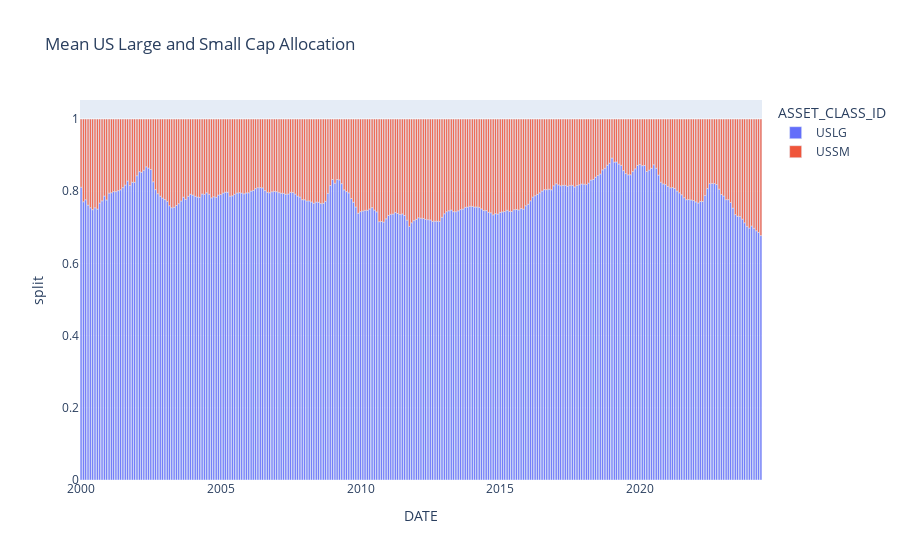

Here is the notebook cell this chart was saved with:
### Code cell
ndb = us.filter(pl.col("STRATEGY_ID").is_in(["NDB"]))
to_plot = ndb.to_pandas()
fig = px.bar(to_plot, x='DATE', y='split', color='ASSET_CLASS_ID', title="Mean US Large and Small Cap Allocation")
fig

### Figure 1 — Plotly figure (JSON) as saved in the notebook; plotly's stock layout.template omitted (floating-point values rounded to 4 significant figures; data arrays with more than 128 entries replaced by an {"elided": "..."} marker saying what was removed)
{"data": [{"alignmentgroup": "True", "hovertemplate": "ASSET_CLASS_ID=USLG<br>DATE=%{x}<br>split=%{y}<extra></extra>", "legendgroup": "USLG", "marker": {"color": "#636efa", "pattern": {"shape": ""}}, "name": "USLG", "offsetgroup": "USLG", "orientation": "v", "showlegend": true, "textposition": "auto", "type": "bar", "x": {"elided": "293 str values"}, "xaxis": "x", "y": {"elided": "293 float values"}, "yaxis": "y"}, {"alignmentgroup": "True", "hovertemplate": "ASSET_CLASS_ID=USSM<br>DATE=%{x}<br>split=%{y}<extra></extra>", "legendgroup": "USSM", "marker": {"color": "#EF553B", "pattern": {"shape": ""}}, "name": "USSM", "offsetgroup": "USSM", "orientation": "v", "showlegend": true, "textposition": "auto", "type": "bar", "x": {"elided": "293 str values"}, "xaxis": "x", "y": {"elided": "293 float values"}, "yaxis": "y"}], "layout": {"barmode": "relative", "legend": {"title": {"text": "ASSET_CLASS_ID"}, "tracegroupgap": 0}, "title": {"text": "Mean US Large and Small Cap Allocation"}, "xaxis": {"anchor": "y", "domain": [0, 1], "title": {"text": "DATE"}}, "yaxis": {"anchor": "x", "domain": [0, 1], "title": {"text": "split"}}}}
